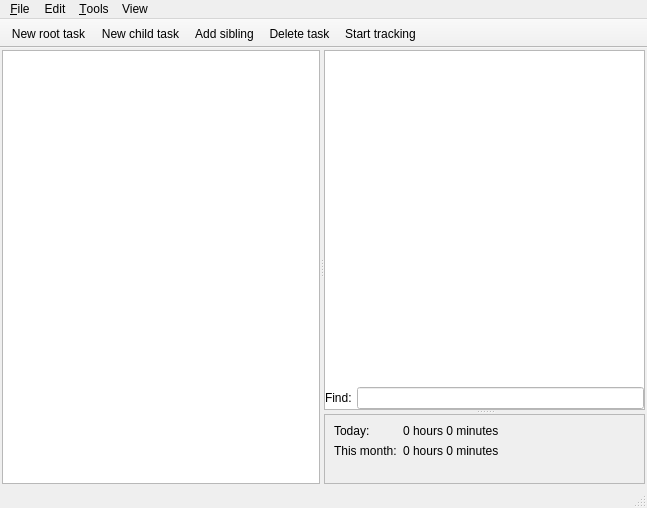
 <widget class="QMainWindow" name="MainWindow">
  <property name="geometry">
   <rect>
    <x>0</x>
    <y>0</y>
    <width>647</width>
    <height>508</height>
   </rect>
  </property>
  <property name="sizePolicy">
   <sizepolicy hsizetype="Expanding" vsizetype="Expanding">
    <horstretch>0</horstretch>
    <verstretch>0</verstretch>
   </sizepolicy>
  </property>
  <property name="windowTitle">
   <string notr="true">Litt</string>
  </property>
  <widget class="QWidget" name="centralWidget">
   <property name="sizePolicy">
    <sizepolicy hsizetype="Maximum" vsizetype="Maximum">
     <horstretch>0</horstretch>
     <verstretch>0</verstretch>
    </sizepolicy>
   </property>
   <layout class="QHBoxLayout" name="horizontalLayout">
    <property name="sizeConstraint">
     <enum>QLayout::SetMaximumSize</enum>
    </property>
    <property name="leftMargin">
     <number>2</number>
    </property>
    <property name="topMargin">
     <number>2</number>
    </property>
    <property name="rightMargin">
     <number>2</number>
    </property>
    <property name="bottomMargin">
     <number>2</number>
    </property>
    <item>
     <widget class="QSplitter" name="mSplitter">
      <property name="sizePolicy">
       <sizepolicy hsizetype="Expanding" vsizetype="Expanding">
        <horstretch>0</horstretch>
        <verstretch>0</verstretch>
       </sizepolicy>
      </property>
      <property name="minimumSize">
       <size>
        <width>600</width>
        <height>200</height>
       </size>
      </property>
      <property name="orientation">
       <enum>Qt::Horizontal</enum>
      </property>
      <widget class="TaskTreeView" name="mTaskTree">
       <property name="contextMenuPolicy">
        <enum>Qt::CustomContextMenu</enum>
       </property>
       <property name="dragEnabled">
        <bool>true</bool>
       </property>
       <property name="dragDropMode">
        <enum>QAbstractItemView::InternalMove</enum>
       </property>
       <property name="defaultDropAction">
        <enum>Qt::MoveAction</enum>
       </property>
      </widget>
      <widget class="QFrame" name="frame">
       <property name="frameShape">
        <enum>QFrame::NoFrame</enum>
       </property>
       <property name="frameShadow">
        <enum>QFrame::Raised</enum>
       </property>
       <layout class="QGridLayout" name="gridLayout">
        <property name="leftMargin">
         <number>0</number>
        </property>
        <property name="topMargin">
         <number>0</number>
        </property>
        <property name="rightMargin">
         <number>0</number>
        </property>
        <property name="bottomMargin">
         <number>0</number>
        </property>
        <item row="0" column="0">
         <widget class="QSplitter" name="mTimeSplitter">
          <property name="minimumSize">
           <size>
            <width>0</width>
            <height>0</height>
           </size>
          </property>
          <property name="lineWidth">
           <number>0</number>
          </property>
          <property name="orientation">
           <enum>Qt::Vertical</enum>
          </property>
          <widget class="QFrame" name="mEditFrame">
           <property name="frameShape">
            <enum>QFrame::StyledPanel</enum>
           </property>
           <property name="frameShadow">
            <enum>QFrame::Plain</enum>
           </property>
           <property name="lineWidth">
            <number>0</number>
           </property>
           <layout class="QVBoxLayout" name="verticalLayout">
            <property name="spacing">
             <number>0</number>
            </property>
            <property name="leftMargin">
             <number>0</number>
            </property>
            <property name="topMargin">
             <number>0</number>
            </property>
            <property name="rightMargin">
             <number>0</number>
            </property>
            <property name="bottomMargin">
             <number>0</number>
            </property>
            <item>
             <widget class="QPlainTextEdit" name="mNoteEdit">
              <property name="sizePolicy">
               <sizepolicy hsizetype="Expanding" vsizetype="Expanding">
                <horstretch>0</horstretch>
                <verstretch>0</verstretch>
               </sizepolicy>
              </property>
              <property name="frameShape">
               <enum>QFrame::NoFrame</enum>
              </property>
              <property name="frameShadow">
               <enum>QFrame::Plain</enum>
              </property>
             </widget>
            </item>
            <item>
             <widget class="QFrame" name="mFindFrame">
              <property name="autoFillBackground">
               <bool>false</bool>
              </property>
              <property name="styleSheet">
               <string notr="true">background-color:white;</string>
              </property>
              <property name="frameShape">
               <enum>QFrame::NoFrame</enum>
              </property>
              <property name="frameShadow">
               <enum>QFrame::Raised</enum>
              </property>
              <property name="lineWidth">
               <number>0</number>
              </property>
              <layout class="QHBoxLayout" name="mFindFrameLayout">
               <property name="spacing">
                <number>5</number>
               </property>
               <property name="leftMargin">
                <number>0</number>
               </property>
               <property name="topMargin">
                <number>0</number>
               </property>
               <property name="rightMargin">
                <number>0</number>
               </property>
               <property name="bottomMargin">
                <number>0</number>
               </property>
               <item>
                <widget class="QLabel" name="label">
                 <property name="text">
                  <string>Find:</string>
                 </property>
                </widget>
               </item>
               <item>
                <widget class="QLineEdit" name="mFindEdit"/>
               </item>
              </layout>
             </widget>
            </item>
           </layout>
          </widget>
          <widget class="QFrame" name="mTimeFrame">
           <property name="maximumSize">
            <size>
             <width>16777215</width>
             <height>70</height>
            </size>
           </property>
           <property name="frameShape">
            <enum>QFrame::StyledPanel</enum>
           </property>
           <layout class="QFormLayout" name="formLayout">
            <item row="0" column="0">
             <widget class="QLabel" name="mTodayTextLabel">
              <property name="text">
               <string>Today:</string>
              </property>
             </widget>
            </item>
            <item row="0" column="1">
             <widget class="QLabel" name="mTodaySpentTimeLabel">
              <property name="text">
               <string>0 hours 0 minutes</string>
              </property>
             </widget>
            </item>
            <item row="1" column="0">
             <widget class="QLabel" name="mThisMonthTextLabel">
              <property name="text">
               <string>This month:</string>
              </property>
             </widget>
            </item>
            <item row="1" column="1">
             <widget class="QLabel" name="mThisMonthSpentTimeLabel">
              <property name="text">
               <string>0 hours 0 minutes</string>
              </property>
             </widget>
            </item>
           </layout>
          </widget>
         </widget>
        </item>
       </layout>
      </widget>
     </widget>
    </item>
   </layout>
  </widget>
  <widget class="QMenuBar" name="mMainMenu">
   <property name="geometry">
    <rect>
     <x>0</x>
     <y>0</y>
     <width>647</width>
     <height>22</height>
    </rect>
   </property>
   <widget class="QMenu" name="mFileMenu">
    <property name="title">
     <string>&amp;File</string>
    </property>
    <addaction name="mAboutAction"/>
    <addaction name="mCheckForUpdatesAction"/>
    <addaction name="mSaveAction"/>
    <addaction name="mSyncAction"/>
    <addaction name="separator"/>
    <addaction name="mPreferencesAction"/>
    <addaction name="mPrintAction"/>
    <addaction name="mExitAction"/>
   </widget>
   <widget class="QMenu" name="mEditMenu">
    <property name="title">
     <string>Edit</string>
    </property>
    <addaction name="mNewRootTaskAction"/>
    <addaction name="mNewTaskAction"/>
    <addaction name="mAddSiblingAction"/>
    <addaction name="mDeleteTaskAction"/>
    <addaction name="mRenameTaskAction"/>
    <addaction name="mMoveUpAction"/>
    <addaction name="mMoveDownAction"/>
    <addaction name="separator"/>
    <addaction name="mUndoEditAction"/>
    <addaction name="mRedoEditAction"/>
    <addaction name="mCutEditAction"/>
    <addaction name="mCopyEditAction"/>
    <addaction name="mPasteEditAction"/>
    <addaction name="mDeleteEditAction"/>
    <addaction name="mSelectAllEditAction"/>
    <addaction name="separator"/>
    <addaction name="mActionSearch"/>
    <addaction name="mActionSearchInTasks"/>
   </widget>
   <widget class="QMenu" name="mToolsMenu">
    <property name="title">
     <string>&amp;Tools</string>
    </property>
    <widget class="QMenu" name="mStartRecentTaskMenu">
     <property name="title">
      <string>Track recent task</string>
     </property>
     <property name="icon">
      <iconset resource="mainwindow.qrc">
       <normaloff>:/icons/icons/empty.png</normaloff>:/icons/icons/empty.png</iconset>
     </property>
    </widget>
    <addaction name="mActionSearchInTasks"/>
    <addaction name="mTimeReportAction"/>
    <addaction name="mStartOrStopTrackingAction"/>
    <addaction name="mStartRecentTaskMenu"/>
    <addaction name="separator"/>
    <addaction name="mFocusTaskTreeAction"/>
    <addaction name="mFocusTaskTextAction"/>
   </widget>
   <widget class="QMenu" name="mViewMenu">
    <property name="title">
     <string>View</string>
    </property>
    <addaction name="mShowToolbarAction"/>
   </widget>
   <addaction name="mFileMenu"/>
   <addaction name="mEditMenu"/>
   <addaction name="mToolsMenu"/>
   <addaction name="mViewMenu"/>
  </widget>
  <widget class="QToolBar" name="mMainToolbar">
   <property name="contextMenuPolicy">
    <enum>Qt::NoContextMenu</enum>
   </property>
   <property name="windowTitle">
    <string>Toolbar</string>
   </property>
   <property name="movable">
    <bool>false</bool>
   </property>
   <property name="floatable">
    <bool>false</bool>
   </property>
   <attribute name="toolBarArea">
    <enum>TopToolBarArea</enum>
   </attribute>
   <attribute name="toolBarBreak">
    <bool>false</bool>
   </attribute>
   <addaction name="mNewRootTaskAction"/>
   <addaction name="mNewTaskAction"/>
   <addaction name="mAddSiblingAction"/>
   <addaction name="mDeleteTaskAction"/>
   <addaction name="mStartOrStopTrackingAction"/>
  </widget>
  <widget class="QStatusBar" name="mStatusBar"/>
  <action name="mSyncAction">
   <property name="enabled">
    <bool>false</bool>
   </property>
   <property name="icon">
    <iconset resource="mainwindow.qrc">
     <normaloff>:/icons/icons/network-receive.png</normaloff>:/icons/icons/network-receive.png</iconset>
   </property>
   <property name="text">
    <string>S&amp;ync...</string>
   </property>
   <property name="visible">
    <bool>false</bool>
   </property>
  </action>
  <action name="mPrintAction">
   <property name="icon">
    <iconset resource="mainwindow.qrc">
     <normaloff>:/icons/icons/document-print.png</normaloff>:/icons/icons/document-print.png</iconset>
   </property>
   <property name="text">
    <string>&amp;Print...</string>
   </property>
  </action>
  <action name="mExitAction">
   <property name="text">
    <string>E&amp;xit</string>
   </property>
  </action>
  <action name="mPreferencesAction">
   <property name="text">
    <string>Pre&amp;ferences...</string>
   </property>
  </action>
  <action name="mSaveAction">
   <property name="icon">
    <iconset resource="mainwindow.qrc">
     <normaloff>:/icons/icons/document-save.png</normaloff>:/icons/icons/document-save.png</iconset>
   </property>
   <property name="text">
    <string>&amp;Save</string>
   </property>
   <property name="shortcut">
    <string>Ctrl+S</string>
   </property>
  </action>
  <action name="mDeleteTaskAction">
   <property name="icon">
    <iconset resource="mainwindow.qrc">
     <normaloff>:/icons/icons/list-remove.png</normaloff>:/icons/icons/list-remove.png</iconset>
   </property>
   <property name="text">
    <string>Delete task</string>
   </property>
   <property name="toolTip">
    <string>Delete task</string>
   </property>
  </action>
  <action name="mRenameTaskAction">
   <property name="icon">
    <iconset resource="mainwindow.qrc">
     <normaloff>:/icons/icons/empty.png</normaloff>:/icons/icons/empty.png</iconset>
   </property>
   <property name="text">
    <string>Rename task</string>
   </property>
  </action>
  <action name="mNewTaskAction">
   <property name="icon">
    <iconset resource="mainwindow.qrc">
     <normaloff>:/icons/icons/tree-add-child-small.png</normaloff>:/icons/icons/tree-add-child-small.png</iconset>
   </property>
   <property name="text">
    <string>New child task</string>
   </property>
   <property name="iconText">
    <string>New child task</string>
   </property>
   <property name="toolTip">
    <string>New child task</string>
   </property>
   <property name="shortcut">
    <string>Ctrl+Shift+N</string>
   </property>
  </action>
  <action name="mNewRootTaskAction">
   <property name="icon">
    <iconset resource="mainwindow.qrc">
     <normaloff>:/icons/icons/tree-add-root-small.png</normaloff>:/icons/icons/tree-add-root-small.png</iconset>
   </property>
   <property name="text">
    <string>New root task</string>
   </property>
   <property name="shortcut">
    <string>Ctrl+N</string>
   </property>
  </action>
  <action name="mStartOrStopTrackingAction">
   <property name="icon">
    <iconset resource="mainwindow.qrc">
     <normaloff>:/icons/icons/clock-32x32.png</normaloff>:/icons/icons/clock-32x32.png</iconset>
   </property>
   <property name="text">
    <string>Start tracking</string>
   </property>
   <property name="shortcut">
    <string>Ctrl+T</string>
   </property>
  </action>
  <action name="mUndoEditAction">
   <property name="icon">
    <iconset resource="mainwindow.qrc">
     <normaloff>:/icons/icons/edit-undo.png</normaloff>:/icons/icons/edit-undo.png</iconset>
   </property>
   <property name="text">
    <string>Undo</string>
   </property>
   <property name="shortcut">
    <string>Ctrl+Z</string>
   </property>
  </action>
  <action name="mRedoEditAction">
   <property name="icon">
    <iconset resource="mainwindow.qrc">
     <normaloff>:/icons/icons/edit-redo.png</normaloff>:/icons/icons/edit-redo.png</iconset>
   </property>
   <property name="text">
    <string>Redo</string>
   </property>
   <property name="shortcut">
    <string>Ctrl+Shift+Z</string>
   </property>
  </action>
  <action name="mCutEditAction">
   <property name="icon">
    <iconset resource="mainwindow.qrc">
     <normaloff>:/icons/icons/edit-cut.png</normaloff>:/icons/icons/edit-cut.png</iconset>
   </property>
   <property name="text">
    <string>Cut</string>
   </property>
   <property name="shortcut">
    <string>Ctrl+X</string>
   </property>
  </action>
  <action name="mCopyEditAction">
   <property name="icon">
    <iconset resource="mainwindow.qrc">
     <normaloff>:/icons/icons/edit-copy.png</normaloff>:/icons/icons/edit-copy.png</iconset>
   </property>
   <property name="text">
    <string>Copy</string>
   </property>
   <property name="shortcut">
    <string>Ctrl+C</string>
   </property>
  </action>
  <action name="mPasteEditAction">
   <property name="icon">
    <iconset resource="mainwindow.qrc">
     <normaloff>:/icons/icons/edit-paste.png</normaloff>:/icons/icons/edit-paste.png</iconset>
   </property>
   <property name="text">
    <string>Paste</string>
   </property>
   <property name="shortcut">
    <string>Ctrl+V</string>
   </property>
  </action>
  <action name="mDeleteEditAction">
   <property name="icon">
    <iconset resource="mainwindow.qrc">
     <normaloff>:/icons/icons/edit-clear.png</normaloff>:/icons/icons/edit-clear.png</iconset>
   </property>
   <property name="text">
    <string>Delete</string>
   </property>
  </action>
  <action name="mSelectAllEditAction">
   <property name="icon">
    <iconset resource="mainwindow.qrc">
     <normaloff>:/icons/icons/edit-select-all.png</normaloff>:/icons/icons/edit-select-all.png</iconset>
   </property>
   <property name="text">
    <string>Select all note</string>
   </property>
   <property name="shortcut">
    <string>Ctrl+A</string>
   </property>
  </action>
  <action name="mAboutAction">
   <property name="text">
    <string>About...</string>
   </property>
  </action>
  <action name="mTimelineAction">
   <property name="icon">
    <iconset resource="mainwindow.qrc">
     <normaloff>:/icons/icons/office-calendar.png</normaloff>:/icons/icons/office-calendar.png</iconset>
   </property>
   <property name="text">
    <string>Timeline...</string>
   </property>
  </action>
  <action name="mTimeReportAction">
   <property name="icon">
    <iconset resource="mainwindow.qrc">
     <normaloff>:/icons/icons/appointment-new.png</normaloff>:/icons/icons/appointment-new.png</iconset>
   </property>
   <property name="text">
    <string>Time report...</string>
   </property>
  </action>
  <action name="mShowToolbarAction">
   <property name="checkable">
    <bool>true</bool>
   </property>
   <property name="checked">
    <bool>true</bool>
   </property>
   <property name="icon">
    <iconset resource="mainwindow.qrc">
     <normaloff>:/icons/icons/empty.png</normaloff>:/icons/icons/empty.png</iconset>
   </property>
   <property name="text">
    <string>Show toolbar</string>
   </property>
  </action>
  <action name="mAttachmentsAction">
   <property name="icon">
    <iconset resource="mainwindow.qrc">
     <normaloff>:/icons/icons/empty.png</normaloff>:/icons/icons/empty.png</iconset>
   </property>
   <property name="text">
    <string>Attachments</string>
   </property>
   <property name="toolTip">
    <string>View&amp;edit attachments</string>
   </property>
  </action>
  <action name="mCheckForUpdatesAction">
   <property name="text">
    <string>Check for updates...</string>
   </property>
  </action>
  <action name="mTimeTrackableAction">
   <property name="checkable">
    <bool>true</bool>
   </property>
   <property name="icon">
    <iconset resource="mainwindow.qrc">
     <normaloff>:/icons/icons/accessories-calculator.png</normaloff>:/icons/icons/accessories-calculator.png</iconset>
   </property>
   <property name="text">
    <string>Time trackable</string>
   </property>
  </action>
  <action name="mActionSearchInTasks">
   <property name="icon">
    <iconset resource="mainwindow.qrc">
     <normaloff>:/icons/icons/folder-saved-search.png</normaloff>:/icons/icons/folder-saved-search.png</iconset>
   </property>
   <property name="text">
    <string>Find in tasks...</string>
   </property>
   <property name="shortcut">
    <string>Ctrl+Shift+F</string>
   </property>
  </action>
  <action name="mActionSearch">
   <property name="icon">
    <iconset resource="mainwindow.qrc">
     <normaloff>:/icons/icons/edit-find.png</normaloff>:/icons/icons/edit-find.png</iconset>
   </property>
   <property name="text">
    <string>Find...</string>
   </property>
   <property name="shortcut">
    <string>Ctrl+F</string>
   </property>
  </action>
  <action name="mShowLittAction">
   <property name="icon">
    <iconset resource="mainwindow.qrc">
     <normaloff>:/icons/icons/format-justify-fill.png</normaloff>:/icons/icons/format-justify-fill.png</iconset>
   </property>
   <property name="text">
    <string>Show Litt window</string>
   </property>
   <property name="toolTip">
    <string>Bring Litt window to foreground</string>
   </property>
  </action>
  <action name="mFocusTaskTreeAction">
   <property name="icon">
    <iconset resource="mainwindow.qrc">
     <normaloff>:/icons/icons/empty.png</normaloff>:/icons/icons/empty.png</iconset>
   </property>
   <property name="text">
    <string>Switch to task tree</string>
   </property>
   <property name="shortcut">
    <string>Ctrl+1</string>
   </property>
  </action>
  <action name="mFocusTaskTextAction">
   <property name="icon">
    <iconset resource="mainwindow.qrc">
     <normaloff>:/icons/icons/empty.png</normaloff>:/icons/icons/empty.png</iconset>
   </property>
   <property name="text">
    <string>Switch to task text</string>
   </property>
   <property name="shortcut">
    <string>Ctrl+2</string>
   </property>
  </action>
  <action name="mAddSiblingAction">
   <property name="icon">
    <iconset resource="mainwindow.qrc">
     <normaloff>:/icons/icons/tree-add-sibling-small.png</normaloff>:/icons/icons/tree-add-sibling-small.png</iconset>
   </property>
   <property name="text">
    <string>Add sibling</string>
   </property>
   <property name="toolTip">
    <string>Add sibling document</string>
   </property>
  </action>
  <action name="mDecreaseLevelAction">
   <property name="icon">
    <iconset resource="mainwindow.qrc">
     <normaloff>:/icons/icons/empty.png</normaloff>:/icons/icons/empty.png</iconset>
   </property>
   <property name="text">
    <string>Decrease level</string>
   </property>
   <property name="toolTip">
    <string>Decrease document level</string>
   </property>
  </action>
  <action name="mIncreaseLevelAction">
   <property name="icon">
    <iconset resource="mainwindow.qrc">
     <normaloff>:/icons/icons/empty.png</normaloff>:/icons/icons/empty.png</iconset>
   </property>
   <property name="text">
    <string>Increase level</string>
   </property>
   <property name="toolTip">
    <string>Increase document level</string>
   </property>
  </action>
  <action name="mMoveUpAction">
   <property name="icon">
    <iconset resource="mainwindow.qrc">
     <normaloff>:/icons/icons/empty.png</normaloff>:/icons/icons/empty.png</iconset>
   </property>
   <property name="text">
    <string>Move up</string>
   </property>
   <property name="toolTip">
    <string>Move document up</string>
   </property>
   <property name="shortcut">
    <string>Ctrl+Shift+Up</string>
   </property>
  </action>
  <action name="mMoveDownAction">
   <property name="icon">
    <iconset resource="mainwindow.qrc">
     <normaloff>:/icons/icons/empty.png</normaloff>:/icons/icons/empty.png</iconset>
   </property>
   <property name="text">
    <string>Move down</string>
   </property>
   <property name="toolTip">
    <string>Move document down</string>
   </property>
   <property name="shortcut">
    <string>Ctrl+Shift+Down</string>
   </property>
  </action>
 </widget>
